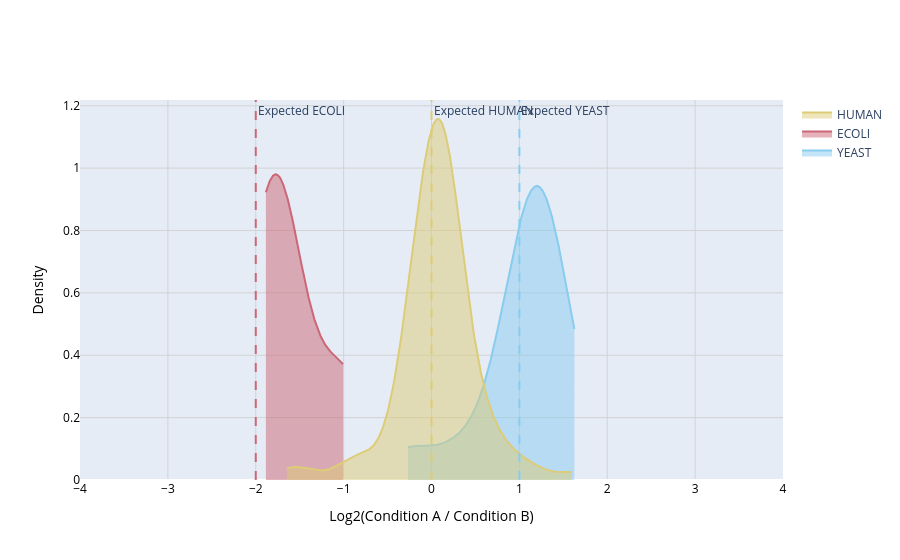

Notebook cell for this chart:
### Markdown cell above
## Step 6: Make the same in-depth plots as the web app

The plot generator works directly on the intermediate table from Step 4, so it does not need any data from other workflows or the internet.

### Code cell
from proteobench.plotting.plot_generator_lfq_HYE import LFQHYEPlotGenerator

plot_generator = LFQHYEPlotGenerator()
figures = plot_generator.generate_in_depth_plots(intermediate, parser)

print("Available plots:", list(figures.keys()))
figures["logfc"].show()

### Figure 1 — Plotly figure (JSON) as saved in the notebook; plotly's stock layout.template omitted (floating-point values rounded to 4 significant figures; data arrays with more than 128 entries replaced by an {"elided": "..."} marker saying what was removed)
{"data": [{"fill": "tozeroy", "legendgroup": "YEAST", "marker": {"color": "#88ccef"}, "mode": "lines", "name": "YEAST", "opacity": 0.4, "showlegend": true, "type": "scatter", "x": {"elided": "500 float values"}, "xaxis": "x", "y": {"elided": "500 float values"}, "yaxis": "y"}, {"fill": "tozeroy", "legendgroup": "ECOLI", "marker": {"color": "#cc6777"}, "mode": "lines", "name": "ECOLI", "opacity": 0.4, "showlegend": true, "type": "scatter", "x": {"elided": "500 float values"}, "xaxis": "x", "y": {"elided": "500 float values"}, "yaxis": "y"}, {"fill": "tozeroy", "legendgroup": "HUMAN", "marker": {"color": "#ddcc77"}, "mode": "lines", "name": "HUMAN", "opacity": 0.4, "showlegend": true, "type": "scatter", "x": {"elided": "500 float values"}, "xaxis": "x", "y": {"elided": "500 float values"}, "yaxis": "y"}], "layout": {"annotations": [{"showarrow": false, "text": "Expected YEAST", "x": 1, "xanchor": "left", "xref": "x", "y": 1, "yanchor": "top", "yref": "y domain"}, {"showarrow": false, "text": "Expected ECOLI", "x": -2, "xanchor": "left", "xref": "x", "y": 1, "yanchor": "top", "yref": "y domain"}, {"showarrow": false, "text": "Expected HUMAN", "x": 0, "xanchor": "left", "xref": "x", "y": 1, "yanchor": "top", "yref": "y domain"}], "barmode": "overlay", "hovermode": "closest", "legend": {"traceorder": "reversed"}, "shapes": [{"line": {"color": "#88ccef", "dash": "dash"}, "type": "line", "x0": 1, "x1": 1, "xref": "x", "y0": 0, "y1": 1, "yref": "y domain"}, {"line": {"color": "#cc6777", "dash": "dash"}, "type": "line", "x0": -2, "x1": -2, "xref": "x", "y0": 0, "y1": 1, "yref": "y domain"}, {"line": {"color": "#ddcc77", "dash": "dash"}, "type": "line", "x0": 0, "x1": 0, "xref": "x", "y0": 0, "y1": 1, "yref": "y domain"}], "xaxis": {"anchor": "y2", "color": "black", "domain": [0, 1], "gridcolor": "lightgray", "gridwidth": 1, "range": [-4, 4], "title": {"text": "Log2(Condition A / Condition B)"}, "zeroline": false}, "yaxis": {"anchor": "free", "color": "black", "domain": [0, 1], "gridcolor": "lightgray", "gridwidth": 1, "position": 0, "title": {"text": "Density"}}}}
